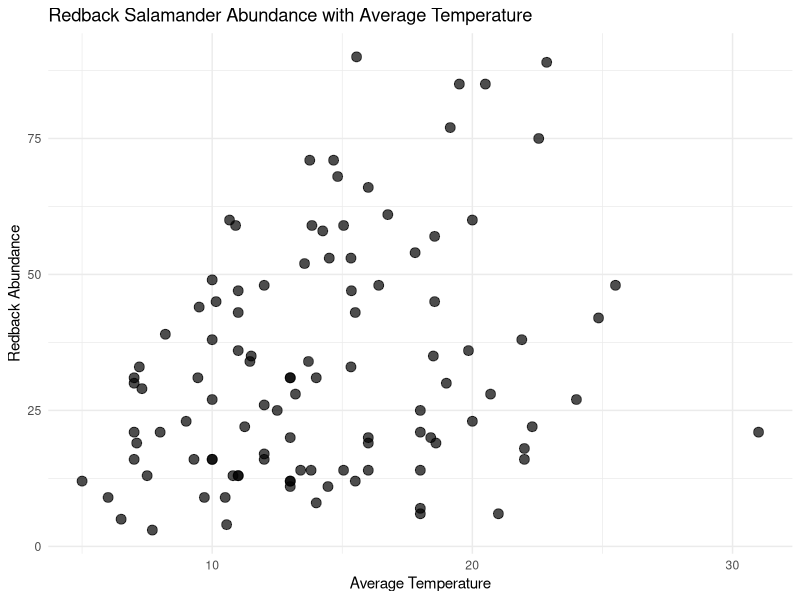
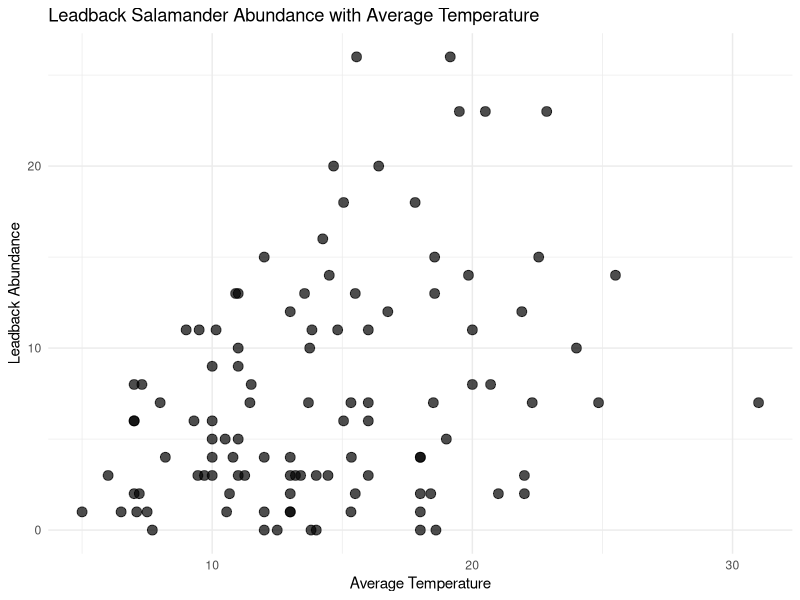
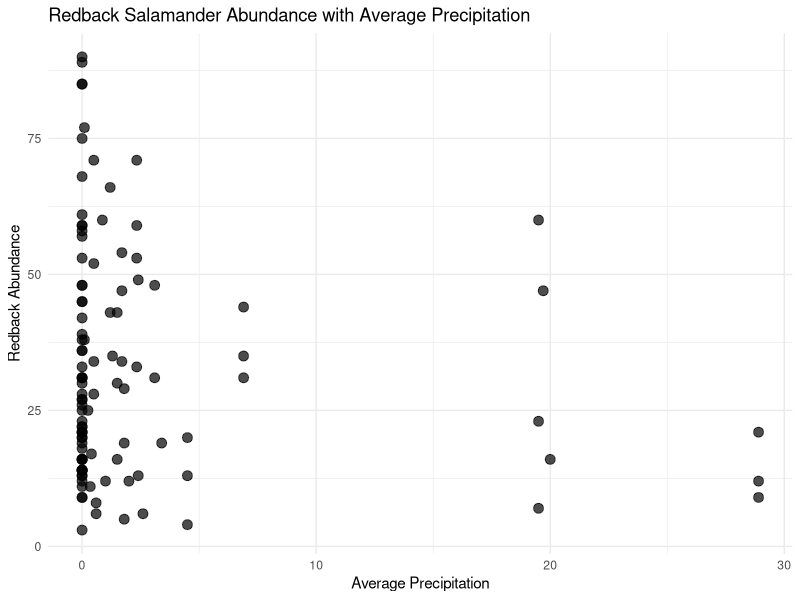
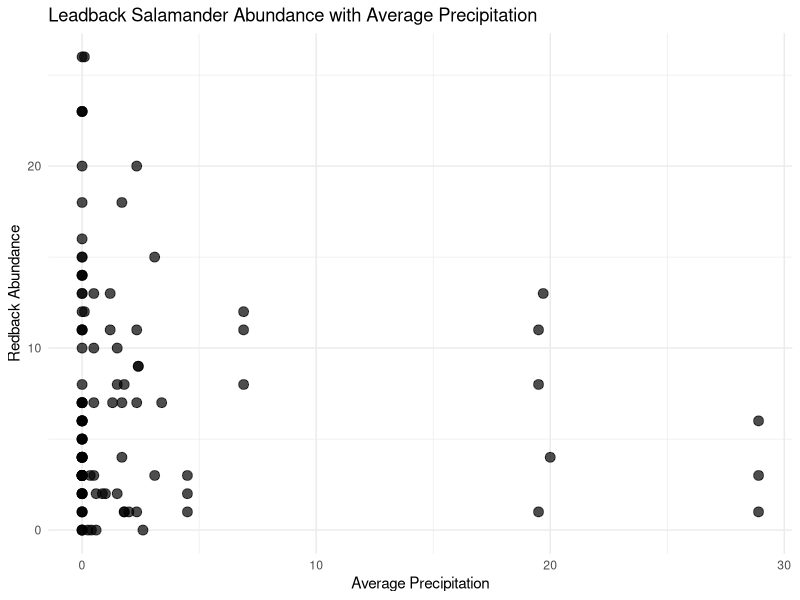
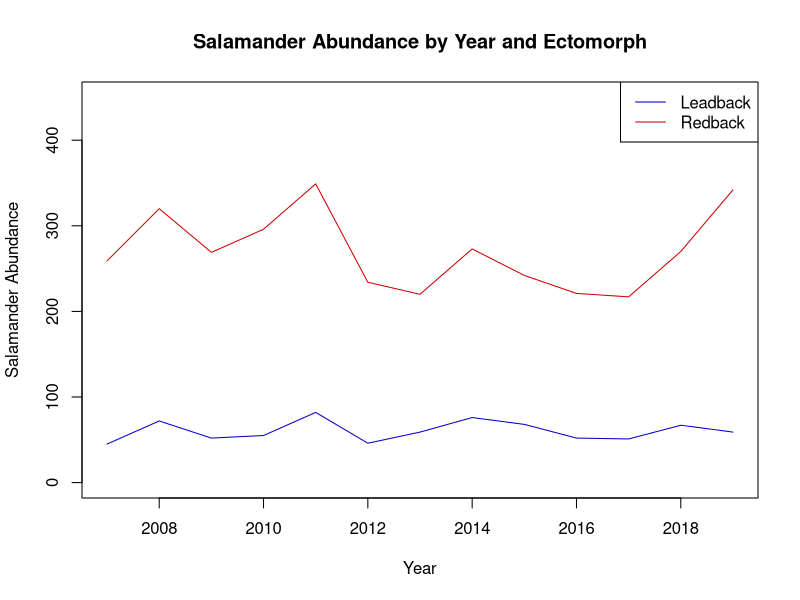
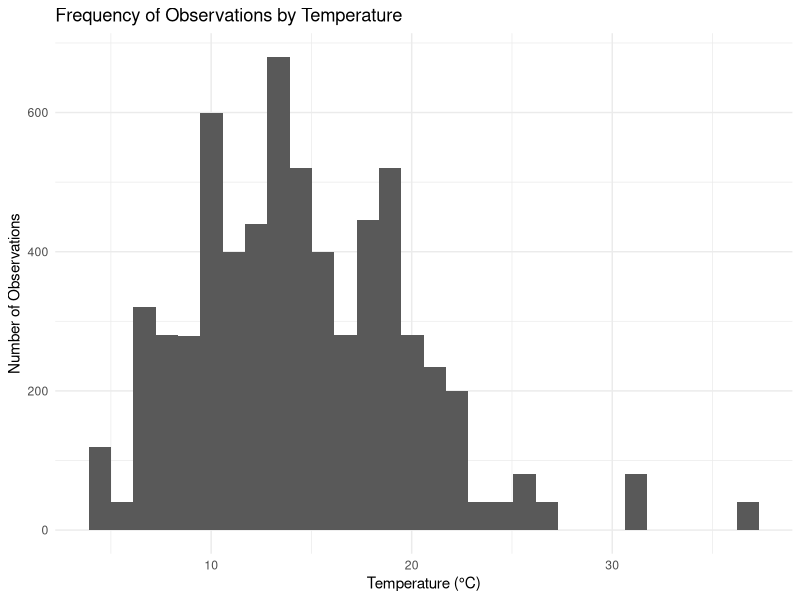

Generate these figures, in order, with R: (Note: this script raises an error after producing the figures.)
## ---- chunk 1
knitr::opts_chunk$set(echo = TRUE)
library(tidyverse) #First install/read in any necessary packages
library(lubridate)
library(stringr)
citation("stringr")
## ---- chunk 2
#Read in the data set
salamanders <- read.csv("salamander.csv")
salamanders
## ---- chunk 3
#Get rid of the first row (French Translation of column names) and filter out the NAs of the abundance counts for each morph type
present_salamanders <- salamanders %>%
  slice(-c(1)) %>%
  filter(!Redback.form.of.Eastern.Redback.Salamander.Count %in% "N/A") %>%
  filter(!Leadback.form.of.Eastern.Redback.Salamander.Count %in% "N/A") 
present_salamanders #lots of observations lost after filtering 
## ---- chunk 4
present_salamanders <- present_salamanders %>% #Using Lubridate to create dates and month columns in correct format 
   mutate(Date = dmy(Date),  
         Month = month(Date, label = TRUE)) 
present_salamanders 
## ---- chunk 5
#Calculating the redback abundances 
redback_abundance <- present_salamanders %>%
  mutate(Redback.form.of.Eastern.Redback.Salamander.Count = as.numeric(Redback.form.of.Eastern.Redback.Salamander.Count)) %>%
  group_by(Year, Month, Plot.Name) %>%
  summarize(redback_abun = sum(Redback.form.of.Eastern.Redback.Salamander.Count, na.rm = TRUE))
# Then check the result
head(redback_abundance)
#Calculating the leadback abundances
leadback_abundance <- present_salamanders %>%
  mutate(Leadback.form.of.Eastern.Redback.Salamander.Count = as.numeric(Leadback.form.of.Eastern.Redback.Salamander.Count)) %>%
  group_by(Year, Month, Plot.Name) %>%
  summarize(leadback_abun = sum(Leadback.form.of.Eastern.Redback.Salamander.Count, na.rm = TRUE))
head(leadback_abundance)

## ---- chunk 6
#Combining the two abundances into one data frame and joining by shared rows 
total_abundances <- full_join(redback_abundance, leadback_abundance, 
                             by = c("Month", "Year", "Plot.Name"))
total_abundances 
## ---- chunk 7
#Looking at the soil data to see if we can use it and have consistent observations across time - soil metrics could be indicators for precipitation 
soil_ph <- present_salamanders %>%
  filter(!Soil.pH %in% c("N/A", "")) # only 2016 -- might not be enough -  400 raw observations, without manipulations and calculations
soil_ph

soil_moisture <- present_salamanders %>%
  filter(!Soil.Moisture %in% c("N/A", "")) #no observations!
soil_moisture

#Air temperature and precipitation ?
temp <- present_salamanders %>%
  filter(!Air.Temperature..degC. %in% c("N/A", "")) #a good number of observations across the years -- same number as that in present salamanders - 6k!
temp

percipitation <- present_salamanders %>%
  filter(!Precipitation.in.the.Last.24.hours..mm. %in% c("N/A", "")) # 6k observations too!
percipitation
## ---- chunk 8
#find the average temperature for a given month, year, and location
temp_by_month_and_year <- present_salamanders %>%
  filter(!Air.Temperature..degC. %in% "N/A") %>%
  mutate(Air.Temperature..degC. = as.numeric(Air.Temperature..degC.)) %>%
  group_by(Year, Month, Plot.Name) %>%
  summarize(avg_temp = mean(Air.Temperature..degC., na.rm = TRUE))

temp_by_month_and_year$Year <- as.numeric(temp_by_month_and_year$Year) #convert this to numeric
temp_by_month_and_year
## ---- chunk 9
#join the temperatures with the abundance data 
total_abundances$Year <- as.numeric(temp_by_month_and_year$Year) #convert this to numeric


abun_and_temps <- full_join(total_abundances, temp_by_month_and_year,
                             by = c("Year", "Plot.Name", "Month"))

abun_and_temps
## ---- chunk 10
precipitation_bymonth_year <- present_salamanders %>%
  filter(!Precipitation.in.the.Last.24.hours..mm. %in% "N/A") %>%
  mutate(Precipitation.in.the.Last.24.hours..mm. = as.numeric(Precipitation.in.the.Last.24.hours..mm.)) %>%
  group_by(Year, Month, Plot.Name) %>%
    summarize(avg_precip = mean(Precipitation.in.the.Last.24.hours..mm., na.rm = TRUE))
## ---- chunk 11
precipitation_bymonth_year$Year <- as.numeric(precipitation_bymonth_year$Year) #convert this to numeric
precipitation_bymonth_year
## ---- chunk 12
abun_and_env <- full_join(abun_and_temps, precipitation_bymonth_year,
                             by = c("Year", "Plot.Name", "Month"))

abun_and_env
## ---- chunk 13
ggplot(abun_and_env, aes(x = avg_temp, y = redback_abun)) +
  geom_point(size = 3, alpha = 0.7) + 
  # facet_wrap(~Plot.Name) +  
  labs(x = "Average Temperature", 
       y = "Redback Abundance",
       title = "Redback Salamander Abundance with Average Temperature") +
  theme_minimal() 


ggplot(abun_and_env, aes(x = avg_temp, y = leadback_abun)) +
  geom_point(size = 3, alpha = 0.7) + 
  # facet_wrap(~Plot.Name) +  
  labs(x = "Average Temperature", 
       y = "Leadback Abundance",
       title = "Leadback Salamander Abundance with Average Temperature") +
  theme_minimal() 


ggplot(abun_and_env, aes(x = avg_precip, y = redback_abun)) +
  geom_point(size = 3, alpha = 0.7) + 
  # facet_wrap(~Plot.Name) +  
  labs(x = "Average Precipitation", 
       y = "Redback Abundance",
       title = "Redback Salamander Abundance with Average Precipitation") +
  theme_minimal() 


ggplot(abun_and_env, aes(x = avg_precip, y = leadback_abun)) +
  geom_point(size = 3, alpha = 0.7) + 
  # facet_wrap(~Plot.Name) +  
  labs(x = "Average Precipitation", 
       y = "Redback Abundance",
       title = "Leadback Salamander Abundance with Average Precipitation") +
  theme_minimal() 
## ---- chunk 14
data <- rbind(
  data.frame(
    abundance = as.numeric(abun_and_env$leadback_abun),
    eco_morph = "leadback",
    temp = as.numeric(abun_and_env$avg_temp),
    precipitation = as.numeric(abun_and_env$avg_precip),
    location = abun_and_env$Plot.Name
  ),
  data.frame(
    abundance = as.numeric(abun_and_env$redback_abun),
    eco_morph = "redback",
    temp = as.numeric(abun_and_env$avg_temp),
    precipitation = as.numeric(abun_and_env$avg_precip),
    location = abun_and_env$Plot.Name
  )
)

## ---- chunk 15
#First some wranging to calculate the yearly abundances 
new_abun_temp_precip <- abun_and_env %>%
  group_by(Year) %>%
  summarize(yearly_abun_lead = sum(leadback_abun),
            yearly_abun_red = sum(redback_abun)) %>%
  arrange((Year))
#lets first look at how abundance patterns are changing annually 

plot(new_abun_temp_precip$Year, new_abun_temp_precip$yearly_abun_lead, type = 'l', 
     col = 'blue3', 
     main = "Salamander Abundance by Year and Ectomorph",
     xlab = 'Year',
     ylab = 'Salamander Abundance',
    ylim = range(c(0, 450)))
lines(new_abun_temp_precip$Year, new_abun_temp_precip$yearly_abun_red, col = 'red3')
legend("topright", 
       legend = c("Leadback", "Redback"),
       col = c("blue3", "red3"),
       lty = 1)
## ---- chunk 16
unique(present_salamanders$Date)
## ---- chunk 17
testforfrequency <- present_salamanders %>%
  mutate(Air.Temperature..degC. = as.numeric(Air.Temperature..degC.)) %>%
  mutate(Year = as.numeric(Year)) 
  

testforfrequency %>%
  ggplot() +
  geom_histogram(aes(x = Air.Temperature..degC.), bins = 30) + 
  labs(title = "Frequency of Observations by Temperature", x = "Temperature (°C)", y = "Number of Observations") +
  theme_minimal()
## ---- chunk 18
present_salamanders1 <- present_salamanders%>%
  group_by(Year, Month, Plot.Name) %>%
  summarize(number_of_observations = n()) #creating number of observations
present_salamanders1


num_observations<- data.frame(present_salamanders1$Year, present_salamanders1$Month, present_salamanders1$Plot.Name, present_salamanders1$number_of_observations)
num_observations <- num_observations %>%
  mutate(Year = as.numeric(num_observations$present_salamanders1.Year)) %>%
  mutate(Month = present_salamanders1.Month) %>%
  mutate(Plot.Name = present_salamanders1.Plot.Name) %>%
  mutate(number_of_observations = present_salamanders1.number_of_observations) #some wrangling to simplify column names

abun_and_env <- full_join(
  abun_and_env,
  num_observations, 
  by = c("Year", "Plot.Name", "Month")
) #joining the data frames

abun_and_env <- abun_and_env[, -c(8, 9, 10, 11)] #removing redundant columns

colnames(abun_and_env) #verifying accurate column removal 

## ---- chunk 19
data <- rbind(
  data.frame(
    abundance = abun_and_env$leadback_abun,
    eco_morph = "leadback",
    temp = as.numeric(abun_and_env$avg_temp),
    precipitation = as.numeric(abun_and_env$avg_precip),
    year = as.numeric(abun_and_env$Year),
    num_observations = as.numeric(abun_and_env$number_of_observations.y),
    Month = abun_and_env$Month
  ), 
  data.frame(
    abundance = abun_and_env$redback_abun,
    eco_morph = "redback",
    temp = as.numeric(abun_and_env$avg_temp),
    precipitation = as.numeric(abun_and_env$avg_precip),
    year = as.numeric(abun_and_env$Year),
    num_observations = as.numeric(abun_and_env$number_of_observations.y),
    Month = abun_and_env$Month
  )
)

## ---- chunk 20

#Let's try a few different combinations for Linear models

linear1 <- glm(abundance ~ temp + eco_morph + temp*eco_morph, data = data, family = "poisson")
summary(linear1)
AIC(linear1) #2712.48

linear2 <- glm(abundance ~ precipitation + eco_morph + precipitation*eco_morph, data = data, family = "poisson")
summary(linear2)
AIC(linear2) #2842.799

linear3 <- glm(abundance ~ precipitation + temp + eco_morph + temp*eco_morph, data = data, family = "poisson")
summary(linear3)
AIC(linear3) # 2701.135

linear4 <- glm(abundance ~ precipitation + temp + eco_morph + temp*eco_morph + precipitation*eco_morph, data = data, family = "poisson")
summary(linear4)
AIC(linear4) # 2702.288

linear5 <- glm(abundance ~ precipitation + temp + eco_morph + temp*eco_morph + year, data = data, family = "poisson")
summary(linear5)
AIC(linear5) # 2703.09

linear6 <- glm(abundance ~ precipitation + temp + eco_morph + temp*eco_morph + year + num_observations, data = data, family = "poisson")
summary(linear6)
AIC(linear6) # 2129.936 !! much lower with number of observations

#Now let's try Quadratic

Quadratic1 <- glm(abundance ~ temp +  I(temp^2) + eco_morph + temp*eco_morph, data = data, family = "poisson")
summary(Quadratic1)
AIC(Quadratic1) #2642.326

Quadratic2 <- glm(abundance ~ temp +  I(temp^2) + eco_morph + precipitation + temp*eco_morph, data = data, family = "poisson")
summary(Quadratic2)
AIC(Quadratic2) #2153.577

Quadratic3 <- glm(abundance ~ temp +  I(temp^2) + eco_morph + temp*eco_morph + precipitation + num_observations, data = data, family = "poisson")
summary(Quadratic3)
AIC(Quadratic3) #2155.55

Quadratic4 <- glm(abundance ~ temp +  I(temp^2) + eco_morph + temp*eco_morph + precipitation + num_observations + year, data = data, family = "poisson")
summary(Quadratic4)
AIC(Quadratic4) #2130.164


## ---- chunk 21
new_model <-  glm(abundance ~ precipitation + temp + eco_morph + temp*eco_morph + year + num_observations, data = data, family = "poisson")
summary(new_model)
## ---- chunk 22
# Define fixed values for predictors - define sampling effort
new_observations <- seq(min(data$num_observations), max(data$num_observations), by = 10) 
fixed_temp <- mean(data$temp) # Hold temperature constant at the average 
fixed_year <- median(data$year) # Hold year constant using the median year
eco_morph <- c("redback", "leadback") 
precipitation <- mean(data$precipitation) #fixed precipitation at mean precipitation 



new_data <- expand.grid(
  temp = fixed_temp, 
  eco_morph = eco_morph, 
  num_observations = new_observations, 
  year = fixed_year,
  precipitation = precipitation
)

new_data$predicted_abundance <- predict(new_model, new_data, type = "response")


ggplot(data, aes(x = num_observations, y = abundance, color = eco_morph)) +
  geom_point() +  
  geom_line(data = new_data, aes(x = num_observations, y = predicted_abundance, color = eco_morph)) +  
  labs(
    x = "Sampling Effort (Number of Observations)",
    y = "Abundance",
    color = "Ecomorph"
  ) +
  ggtitle("Effect of Sampling Effort on Abundance") +
  theme_minimal()

## ---- chunk 23
#Change fixed params
fixed_observations <- max(data$num_observations) #holding number of observations constant at highest number 
changing_year <- data$year 

new_data <- expand.grid(
  temp = fixed_temp, 
  eco_morph = eco_morph, 
  num_observations = fixed_observations, 
  year = changing_year, 
  precipitation = precipitation
)

new_data$predicted_abundance <- predict(new_model, new_data, type = "response")


ggplot(data, aes(x = year, y = abundance, color = eco_morph)) +
  geom_point() +  
  geom_line(data = new_data, aes(x = year, y = predicted_abundance, color = eco_morph)) +  
  labs(
    x = "Year",
    y = "Abundance",
    color = "Ecomorph"
  ) +
  ggtitle("Effect of Year on Abundance") +
  theme_minimal()

